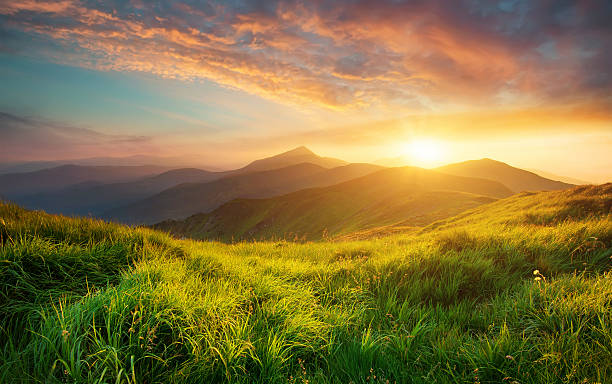
#> input picture nature.jpg, 612 x 384 px
$ jupyter execute Untitled.ipynb
#> lines starting #> are read from the running program, lines starting #| are printed output that depends on the picture; after the words box and inside, x2 and y2 are one past the last pixel; in counts of white or black regions, pixels touching at a corner belong together
[cell 1]
import cv2
import numpy as np
import matplotlib.pyplot as plt

# Read the Image and convert to grayscale
image = cv2.imread("nature.jpg")  # Read the image using imread
#> image is the input picture: shape (384, 612, 3); mean B, G, R 66.6, 117.5, 134.5
image_rgb = cv2.cvtColor(image, cv2.COLOR_BGR2RGB)  # Convert the color from BGR to RGB
image_gray = cv2.imread("nature.jpg", 0)  # Grayscale image
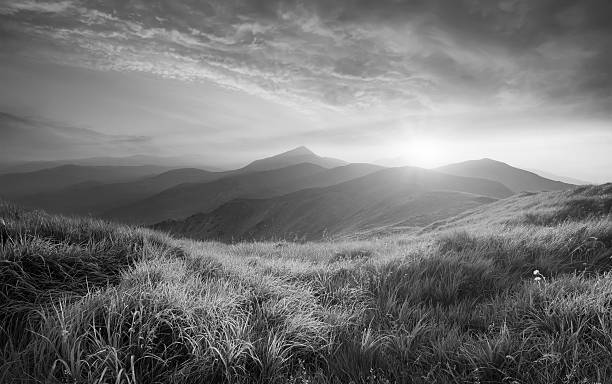
#> image_gray: shape (384, 612); min 0, max 255, mean 116.6

# Use Global thresholding to segment the image
ret, thresh_dipt1 = cv2.threshold(image_gray, 86, 255, cv2.THRESH_BINARY)
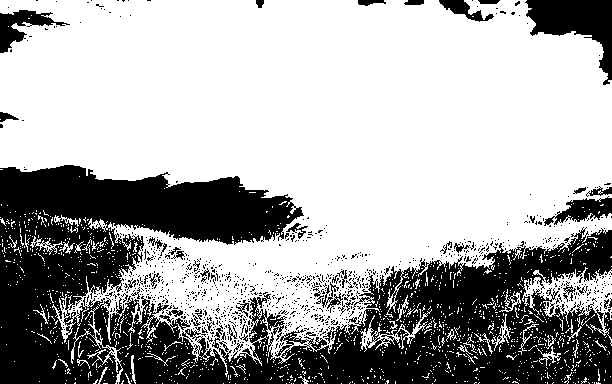
#> thresh_dipt1: shape (384, 612); 66.4% white; 961 black regions (912 under 20 px), largest, box (x1, y1, x2, y2) and area: (0, 165, 612, 384) 68323, (525, 0, 612, 85) 3306, (0, 10, 70, 53) 1100
ret, thresh_dipt2 = cv2.threshold(image_gray, 86, 255, cv2.THRESH_BINARY_INV)
ret, thresh_dipt3 = cv2.threshold(image_gray, 86, 255, cv2.THRESH_TOZERO)
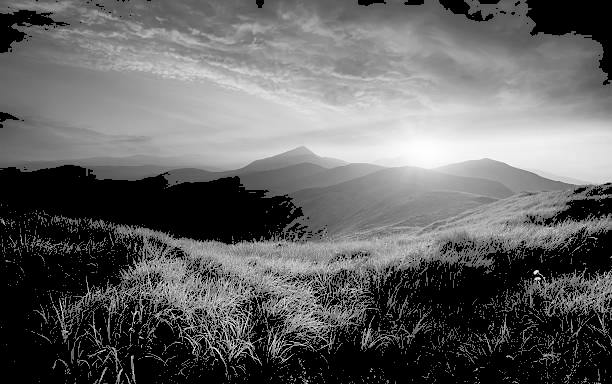
#> thresh_dipt3: shape (384, 612); min 0, max 255, mean 98.5
ret, thresh_dipt4 = cv2.threshold(image_gray, 86, 255, cv2.THRESH_TOZERO_INV)
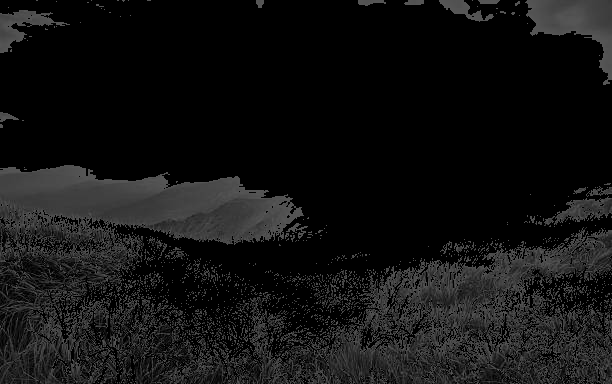
#> thresh_dipt4: shape (384, 612); min 0, max 86, mean 18
ret, thresh_dipt5 = cv2.threshold(image_gray, 100, 255, cv2.THRESH_TRUNC)
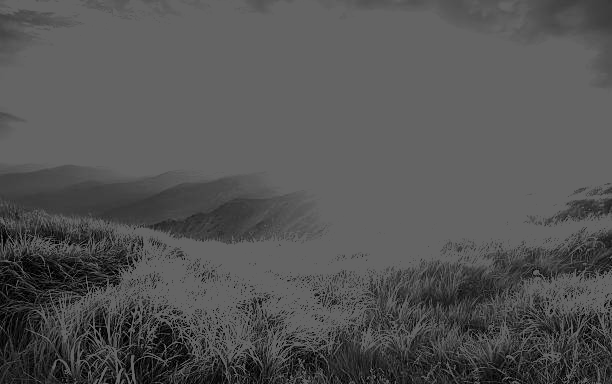
#> thresh_dipt5: shape (384, 612); min 0, max 100, mean 83.9

# Use Otsu's method to segment the image
ret, thresh_dipt6 = cv2.threshold(image_gray, 0, 255, cv2.THRESH_BINARY + cv2.THRESH_OTSU)
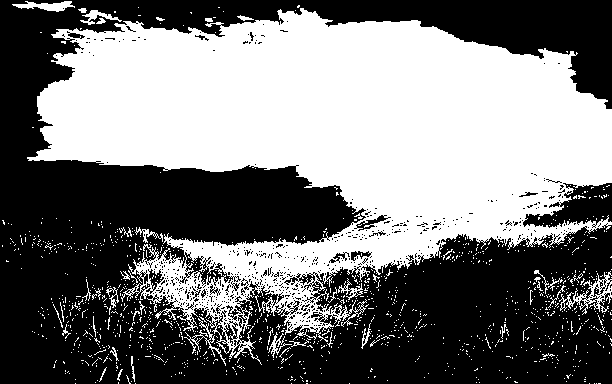
#> thresh_dipt6: shape (384, 612); 46.9% white; 1195 white regions (1151 under 20 px), largest, box (x1, y1, x2, y2) and area: (27, 8, 612, 365) 104492, (559, 271, 612, 315) 640, (12, 1, 75, 12) 354
#> ret = 119

# Use Adaptive thresholding to segment the image
thresh_dipt7 = cv2.adaptiveThreshold(image_gray, 255, cv2.ADAPTIVE_THRESH_MEAN_C, cv2.THRESH_BINARY, 11, 2)
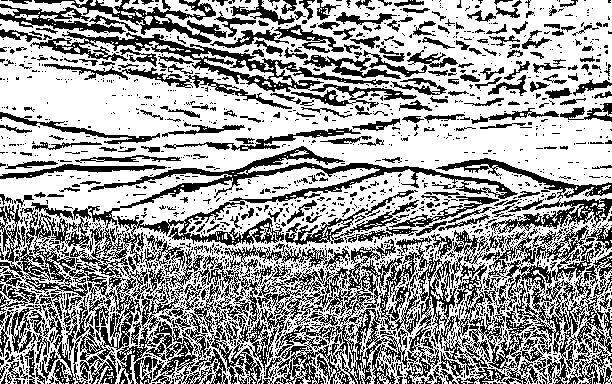
#> thresh_dipt7: shape (384, 612); 61.8% white; black in thin lines or dots
thresh_dipt8 = cv2.adaptiveThreshold(image_gray, 255, cv2.ADAPTIVE_THRESH_GAUSSIAN_C, cv2.THRESH_BINARY, 11, 2)
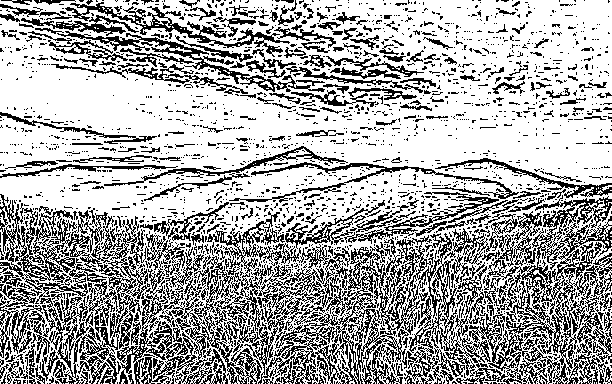
#> thresh_dipt8: shape (384, 612); 67% white; black in thin lines or dots

# Display the results
titles = ["Gray Image", "Threshold Image (Binary)", "Threshold Image (Binary Inverse)", "Threshold Image (To Zero)",
          "Threshold Image (To Zero-Inverse)", "Threshold Image (Truncate)", "Otsu", "Adaptive Threshold (Mean)",
          "Adaptive Threshold (Gaussian)"]

images = [image_gray, thresh_dipt1, thresh_dipt2, thresh_dipt3, thresh_dipt4, thresh_dipt5, thresh_dipt6, thresh_dipt7, thresh_dipt8]

for i in range(0, 9):
    plt.figure(figsize=(10, 10))
    plt.subplot(1, 2, 1)
    plt.title("Original Image")
    plt.imshow(image_rgb)
    plt.axis("off")
    plt.subplot(1, 2, 2)
    plt.title(titles[i])
    if i == 0:
        plt.imshow(images[i], cmap='gray')  # Display grayscale image
    else:
        plt.imshow(images[i], cmap='gray')  # Display thresholded images
    plt.axis("off")
    plt.show()

$ run again, with image-1.png saved as nature.jpg
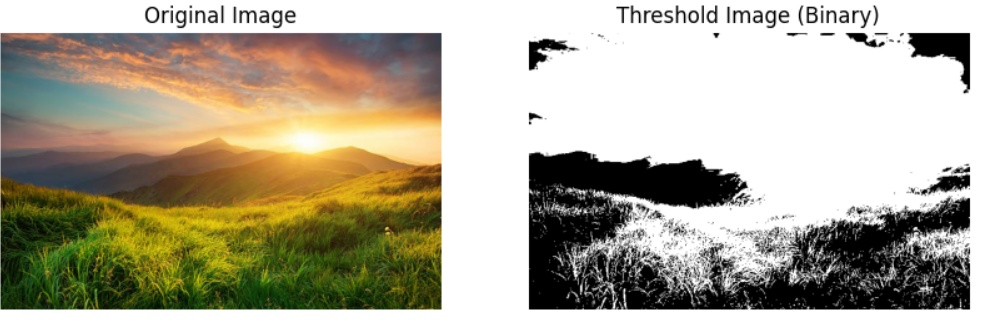
#> input picture image-1.png, 988 x 328 px
#> image is the input picture: shape (328, 988, 3); mean B, G, R 150.1, 169.3, 175.7
#> `ret, thresh_dipt1 = cv2.threshold(image_gray, 86, 255, cv2.THRESH_BINA..`:
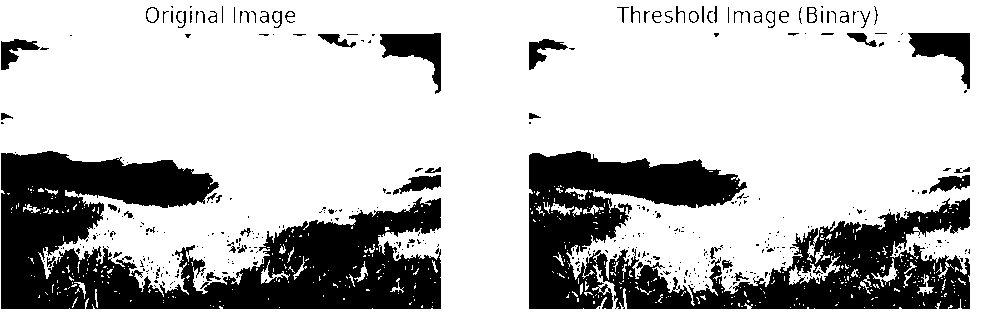
#> thresh_dipt1: shape (328, 988); 75.4% white; 397 black regions (332 under 20 px), largest, box (x1, y1, x2, y2) and area: (1, 151, 441, 309) 37411, (529, 151, 970, 309) 33301, (380, 33, 441, 94) 1604
#> thresh_dipt6: shape (328, 988); 55.8% white; 221 black regions (158 under 20 px), largest, box (x1, y1, x2, y2) and area: (0, 33, 442, 310) 95167, (529, 151, 970, 310) 40712, (908, 33, 970, 93) 1671
#> ret = 159
#> thresh_dipt7: shape (328, 988); 73.4% white; 1012 black regions (791 under 20 px), largest, box (x1, y1, x2, y2) and area: (529, 151, 970, 310) 24895, (0, 33, 442, 310) 20941, (8, 138, 373, 209) 5740
#> `thresh_dipt8 = cv2.adaptiveThreshold(image_gray, 255, cv2.ADAPTIVE_THR..`:
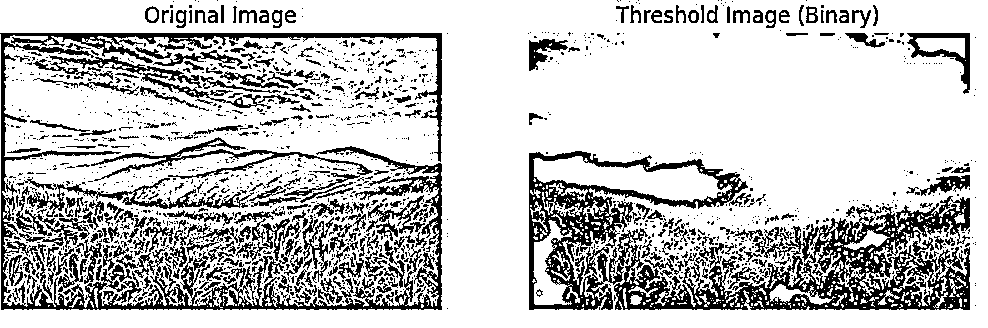
#> thresh_dipt8: shape (328, 988); 76.9% white; 1642 black regions (1324 under 20 px), largest, box (x1, y1, x2, y2) and area: (529, 151, 970, 310) 23135, (0, 33, 442, 310) 14576, (91, 137, 373, 196) 2044

$ run again, with image-2.png saved as nature.jpg
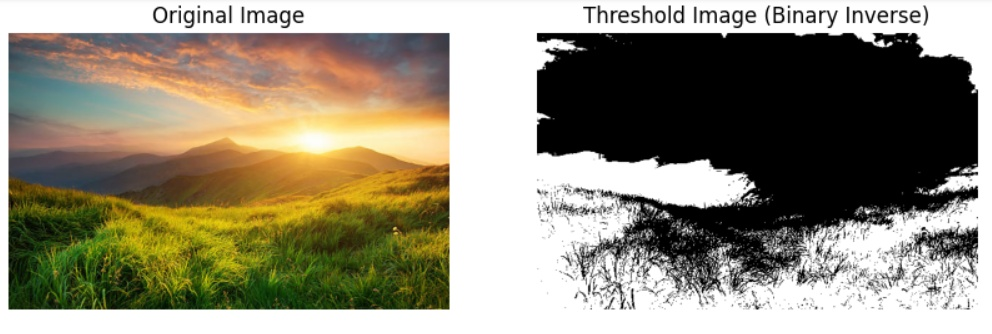
#> input picture image-2.png, 992 x 334 px
#> image is the input picture: shape (334, 992, 3); mean B, G, R 121.3, 140.1, 146.3
#> `ret, thresh_dipt1 = cv2.threshold(image_gray, 86, 255, cv2.THRESH_BINA..`:
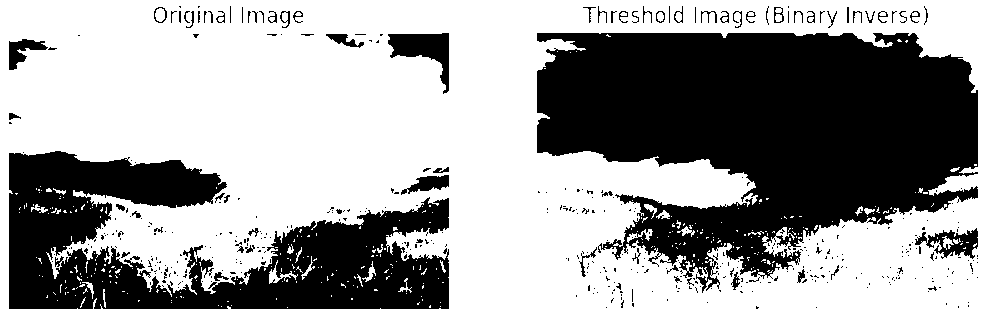
#> thresh_dipt1: shape (334, 992); 64.2% white; 438 black regions (372 under 20 px), largest, box (x1, y1, x2, y2) and area: (537, 33, 978, 293) 73728, (9, 151, 449, 309) 37411, (388, 33, 449, 94) 1604
#> thresh_dipt6: shape (334, 992); 51.3% white; 383 black regions (302 under 20 px), largest, box (x1, y1, x2, y2) and area: (537, 33, 978, 295) 77676, (8, 33, 450, 310) 77016, (913, 226, 978, 274) 1409
#> ret = 137
#> thresh_dipt7: shape (334, 992); 74.5% white; 1131 black regions (885 under 20 px), largest, box (x1, y1, x2, y2) and area: (8, 33, 450, 310) 21075, (537, 33, 978, 310) 20761, (16, 138, 381, 209) 5740
#> `thresh_dipt8 = cv2.adaptiveThreshold(image_gray, 255, cv2.ADAPTIVE_THR..`:
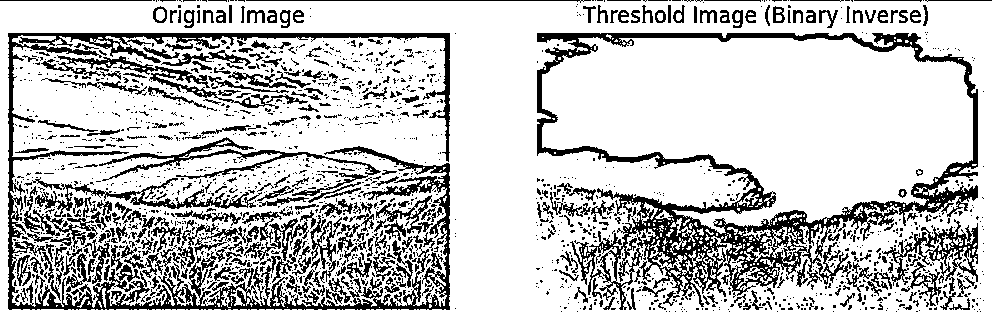
#> thresh_dipt8: shape (334, 992); 78% white; 1794 black regions (1457 under 20 px), largest, box (x1, y1, x2, y2) and area: (537, 33, 978, 310) 18762, (8, 33, 450, 310) 14695, (99, 137, 381, 196) 2044
